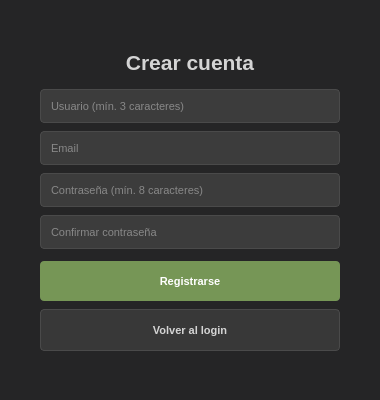
<?xml version="1.0" encoding="UTF-8"?>
<ui version="4.0">
 <class>RegisterWindow</class>
 <widget class="QWidget" name="RegisterWindow">
  <property name="geometry">
   <rect>
    <x>0</x>
    <y>0</y>
    <width>380</width>
    <height>400</height>
   </rect>
  </property>
  <property name="minimumSize">
   <size>
    <width>380</width>
    <height>400</height>
   </size>
  </property>
  <property name="maximumSize">
   <size>
    <width>380</width>
    <height>400</height>
   </size>
  </property>
  <property name="windowTitle">
   <string>Chess Insight AI</string>
  </property>
  <property name="styleSheet">
   <string notr="true">QWidget {
    background-color: #252526;
    color: #d4d4d4;
    font-family: &quot;Segoe UI&quot;, Arial, sans-serif;
    font-size: 11px;
}
QLineEdit {
    background-color: #3c3c3c;
    color: #d4d4d4;
    border: 1px solid #4a4a4a;
    border-radius: 4px;
    padding: 6px 8px;
    selection-background-color: #5d7a3f;
    selection-color: #ffffff;
}
QLineEdit:focus {
    border: 1px solid #769656;
    background-color: #404040;
}
QPushButton {
    background-color: #769656;
    color: #ffffff;
    border: none;
    border-radius: 4px;
    padding: 6px 14px;
    font-weight: bold;
    min-height: 28px;
}
QPushButton:hover {
    background-color: #8ab26a;
}
QPushButton:pressed {
    background-color: #5f7a45;
}
QPushButton#backButton {
    background-color: #383838;
    color: #d4d4d4;
    border: 1px solid #4a4a4a;
}
QPushButton#backButton:hover {
    background-color: #434343;
    border-color: #769656;
}
QPushButton#backButton:pressed {
    background-color: #2e2e2e;
}</string>
  </property>
  <layout class="QVBoxLayout" name="outerLayout">
   <property name="leftMargin">
    <number>0</number>
   </property>
   <property name="topMargin">
    <number>0</number>
   </property>
   <property name="rightMargin">
    <number>0</number>
   </property>
   <property name="bottomMargin">
    <number>0</number>
   </property>
   <item>
    <spacer name="topSpacer">
     <property name="orientation">
      <enum>Qt::Vertical</enum>
     </property>
     <property name="sizeHint" stdset="0">
      <size>
       <width>20</width>
       <height>40</height>
      </size>
     </property>
    </spacer>
   </item>
   <item>
    <layout class="QHBoxLayout" name="hCenterLayout">
     <item>
      <spacer name="leftSpacer">
       <property name="orientation">
        <enum>Qt::Horizontal</enum>
       </property>
       <property name="sizeHint" stdset="0">
        <size>
         <width>40</width>
         <height>20</height>
        </size>
       </property>
      </spacer>
     </item>
     <item>
      <widget class="QWidget" name="card" native="true">
       <property name="minimumSize">
        <size>
         <width>300</width>
         <height>0</height>
        </size>
       </property>
       <property name="maximumSize">
        <size>
         <width>300</width>
         <height>16777215</height>
        </size>
       </property>
       <layout class="QVBoxLayout" name="cardLayout">
        <property name="leftMargin">
         <number>0</number>
        </property>
        <property name="topMargin">
         <number>0</number>
        </property>
        <property name="rightMargin">
         <number>0</number>
        </property>
        <property name="bottomMargin">
         <number>0</number>
        </property>
        <property name="spacing">
         <number>8</number>
        </property>
        <item>
         <widget class="QLabel" name="titleLabel">
          <property name="styleSheet">
           <string notr="true">color: #d4d4d4; font-size: 16pt; font-weight: bold; background: transparent;</string>
          </property>
          <property name="text">
           <string>Crear cuenta</string>
          </property>
          <property name="alignment">
           <set>Qt::AlignCenter</set>
          </property>
         </widget>
        </item>
        <item>
         <spacer name="afterTitle">
          <property name="orientation">
           <enum>Qt::Vertical</enum>
          </property>
          <property name="sizeType">
           <enum>QSizePolicy::Fixed</enum>
          </property>
          <property name="sizeHint" stdset="0">
           <size>
            <width>20</width>
            <height>6</height>
           </size>
          </property>
         </spacer>
        </item>
        <item>
         <widget class="QLineEdit" name="usernameEdit">
          <property name="minimumSize">
           <size>
            <width>0</width>
            <height>34</height>
           </size>
          </property>
          <property name="placeholderText">
           <string>Usuario (mín. 3 caracteres)</string>
          </property>
         </widget>
        </item>
        <item>
         <widget class="QLineEdit" name="emailEdit">
          <property name="minimumSize">
           <size>
            <width>0</width>
            <height>34</height>
           </size>
          </property>
          <property name="placeholderText">
           <string>Email</string>
          </property>
         </widget>
        </item>
        <item>
         <widget class="QLineEdit" name="passwordEdit">
          <property name="minimumSize">
           <size>
            <width>0</width>
            <height>34</height>
           </size>
          </property>
          <property name="echoMode">
           <enum>QLineEdit::Password</enum>
          </property>
          <property name="placeholderText">
           <string>Contraseña (mín. 8 caracteres)</string>
          </property>
         </widget>
        </item>
        <item>
         <widget class="QLineEdit" name="confirmPasswordEdit">
          <property name="minimumSize">
           <size>
            <width>0</width>
            <height>34</height>
           </size>
          </property>
          <property name="echoMode">
           <enum>QLineEdit::Password</enum>
          </property>
          <property name="placeholderText">
           <string>Confirmar contraseña</string>
          </property>
         </widget>
        </item>
        <item>
         <spacer name="beforeButtons">
          <property name="orientation">
           <enum>Qt::Vertical</enum>
          </property>
          <property name="sizeType">
           <enum>QSizePolicy::Fixed</enum>
          </property>
          <property name="sizeHint" stdset="0">
           <size>
            <width>20</width>
            <height>4</height>
           </size>
          </property>
         </spacer>
        </item>
        <item>
         <widget class="QPushButton" name="registerButton">
          <property name="minimumSize">
           <size>
            <width>0</width>
            <height>36</height>
           </size>
          </property>
          <property name="text">
           <string>Registrarse</string>
          </property>
         </widget>
        </item>
        <item>
         <widget class="QPushButton" name="backButton">
          <property name="minimumSize">
           <size>
            <width>0</width>
            <height>34</height>
           </size>
          </property>
          <property name="text">
           <string>Volver al login</string>
          </property>
         </widget>
        </item>
       </layout>
      </widget>
     </item>
     <item>
      <spacer name="rightSpacer">
       <property name="orientation">
        <enum>Qt::Horizontal</enum>
       </property>
       <property name="sizeHint" stdset="0">
        <size>
         <width>40</width>
         <height>20</height>
        </size>
       </property>
      </spacer>
     </item>
    </layout>
   </item>
   <item>
    <spacer name="bottomSpacer">
     <property name="orientation">
      <enum>Qt::Vertical</enum>
     </property>
     <property name="sizeHint" stdset="0">
      <size>
       <width>20</width>
       <height>40</height>
      </size>
     </property>
    </spacer>
   </item>
  </layout>
 </widget>
 <resources>
  <include location="../resources/resources.qrc"/>
 </resources>
 <connections/>
</ui>
